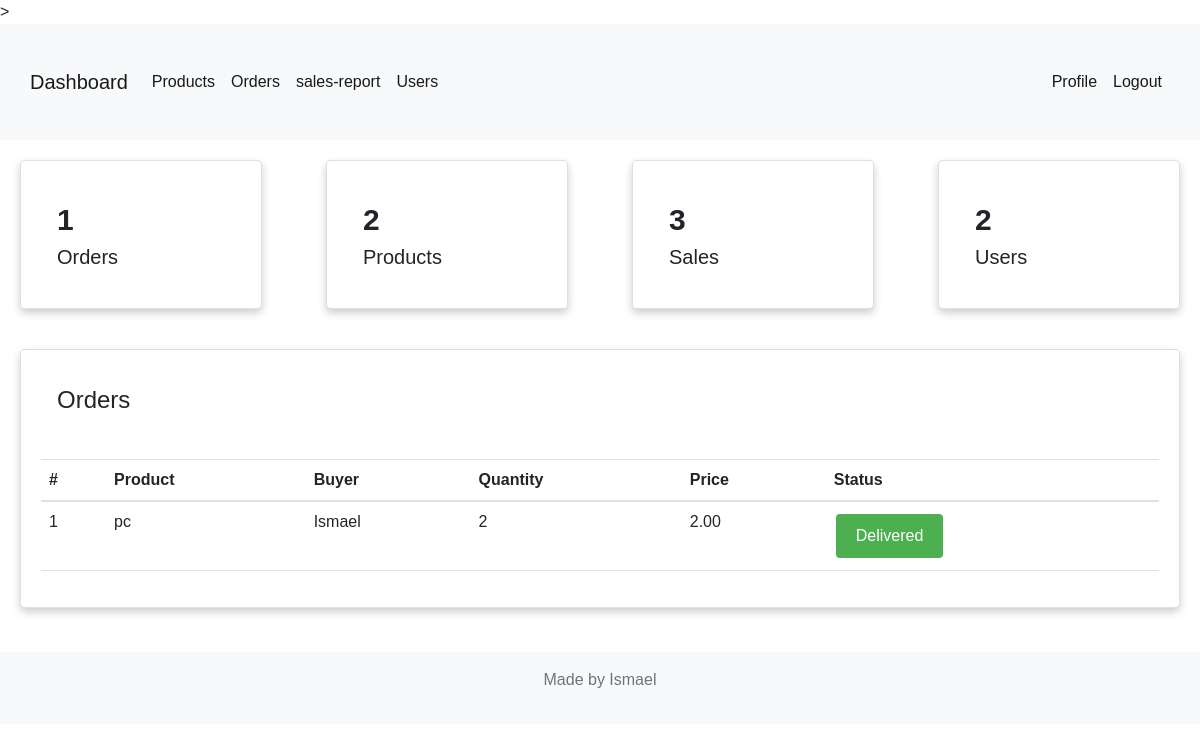
Before: //dash/ (signed in) with the older database file.
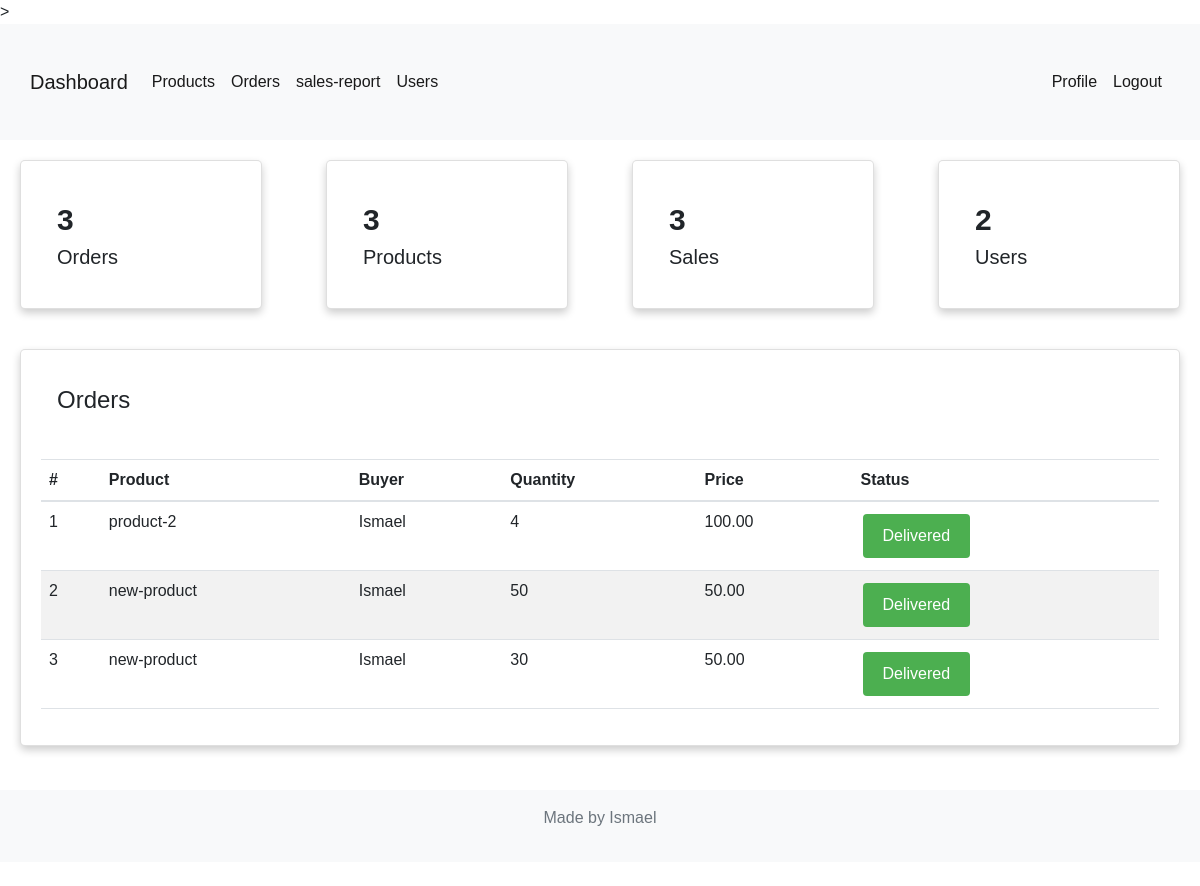
After: the same page with the newer database file.
### stock/models.py (models this page shows, shortened)
class Order(models.Model):
    STATUS_CHOICES = [
        ('Pending', 'Pending'),
        ('Delivered', 'Delivered'),
        ('Cancelled', 'Cancelled'),
    ]
    product = models.ForeignKey(Product, on_delete=models.CASCADE)
    created_by = models.ForeignKey(User, models.CASCADE, null=True)
    quantity = models.IntegerField()
    price = models.DecimalField(max_digits=10, decimal_places=2)
    status = models.CharField(max_length=10,
                              choices=STATUS_CHOICES, default='Pending')
    created_at = models.DateTimeField(auto_now_add=True)
    updated_at = models.DateTimeField(auto_now=True)

class Product(models.Model):
    name = models.CharField(max_length=100, unique=True)  # product name field
    category = models.ForeignKey(Category, on_delete=models.CASCADE)
    description = models.TextField(blank=True, null=True)
    price = models.DecimalField(max_digits=10, decimal_places=2)
    quantity = models.PositiveIntegerField(null=True)
    serial_number = models.CharField(max_length=100, unique=True, default=uuid.uuid4)
    created_at = models.DateTimeField(auto_now_add=True)
    updated_at = models.DateTimeField(auto_now=True)
    def __str__(self):
        return self.name

### stock/views.py (the view)
# urls.py: path("dash/", views.index, name="dash"),
@login_required  # Decorator to ensure the user is authenticated
def index(request):
    users = User.objects.all()
    orders = Order.objects.all()
    products = Product.objects.all()
    reg_users = len(User.objects.all())
    sales = Sale.objects.all()
    order_count = orders.count()
    product_count = len(products)
    sale_count = sales.count()
    if request.method == 'POST':
        form = OrderForm(request.POST)
        if form.is_valid():
            obj = form.save(commit=False)
            obj.customer = request.user
            obj.save()
            return redirect('dashboard-index')
    else:
        form = OrderForm()
    context = {  # Define the context data for the template
        'tittle': "Home",
        'users': users,
        'form': form,
        'orders': orders,
        'products': products,
        'sales': sales,
        'order_count': order_count,
        'product_count': product_count,
        'sale_count': sale_count,
        "count_users": reg_users,
    }
    return render(request, 'stock/index.html', context)

### stock/templates/stock/index.html (shortened to what this page needs)
{% extends 'stock/base.html' %}
{% block content %}
     <div class="row">
        <div class="col-lg-3 col-md-6">
            <div class="card">
                <div class="card-body">
                    <div class="stat-widget-five">
                        <div class="stat-content">
                            <div class="text-left dib">
                                <div class="stat-text"><span class="count">{{ order_count }}</span></div>
                                <div class="stat-heading">Orders</div>
                            </div>
                        </div>
                    </div>
                </div>
            </div>
        </div>
        <div class="col-lg-3 col-md-6">
            <div class="card">
                <div class="card-body">
                    <div class="stat-widget-five">
                        <div class="stat-content">
                            <div class="text-left dib">
                                <div class="stat-text"><span class="count">{{ product_count }}</span></div>
                                <div class="stat-heading">Products</div>
                            </div>
                        </div>
                    </div>
                </div>
            </div>
        </div>
        <div class="col-lg-3 col-md-6">
            <div class="card">
                <div class="card-body">
                    <div class="stat-widget-five">
                        <div class="stat-content">
                            <div class="text-left dib">
                                <div class="stat-text"><span class="count">{{ sale_count }}</span></div>
                                <div class="stat-heading">Sales</div>
                            </div>
                        </div>
                    </div>
                </div>
            </div>
        </div>
        <div class="col-lg-3 col-md-6">
            <div class="card">
                <div class="card-body">
                    <div class="stat-widget-five">
                        <div class="stat-content">
                            <div class="text-left dib">
                                <div class="stat-text"><span class="count">{{ count_users }}</span></div>
                                <div class="stat-heading">Users</div>
                            </div>
                        </div>
                    </div>
                </div>
            </div>
        </div>
    </div>
    <div class="orders">
        <div class="row">
            <div class="col-xl-12">
                <div class="card">
                    <div class="card-body">
                        <h4 class="box-title">Orders </h4>
                    </div>
                    <div class="card-body--">
                        <div class="table-stats order-table ov-h">
                            <table class="table ">
                                <thead>
                                    <tr>
                                        <th class="serial">#</th>
                                        <th>Product</th>
                                        <th>Buyer</th>
                                        <th>Quantity</th>
                                        <th>Price</th>
                                        <th>Status</th>
                                    </tr>
                                </thead>
                                <tbody>
                                    {% if orders %}
                                    {% for order in orders %}
                                    <tr>
                                        <td class="serial">{{ forloop.counter }}</td>
                                        <td>{{ order.product }}</td>
                                        <td>{{ order.created_by }}</td>
                                        <td>{{ order.quantity }}</td>
                                        <td>{{ order.price }}</td>
                                        <td>
                                            {% if order.status == 'Delivered' %}
                                                <a class="btn btn-success" href="">{{ order.status }}</a>
                                            {% else %}
                                                <a class="btn btn-info" href="">{{ order.status }}</a>
                                            {% endif %}
                                        </td>
                                    </tr>
                                    {% endfor %}
                                    {% else %}
                                        <tr><td>No Order Data</td></tr>
                                    {% endif %}
                                </tbody>
                            </table>
                        </div>
                    </div>
                </div>
            </div>
        </div>
    </div>
{% endblock content %}

### stock/templates/stock/base.html (shortened to what this page needs)
<!doctype html>
<html lang="en">
<head>
  <link rel="stylesheet" href="https://stackpath.bootstrapcdn.com/bootstrap/4.5.0/css/bootstrap.min.css">
  <link href="https://cdn.jsdelivr.net/npm/bootstrap@5.2.0-beta1/dist/css/bootstrap.min.css" rel="stylesheet"
>
<lnk rel="stylesheet" href="https://cdn.jsdelivr.net/npm/bootstrap@5.2.3/dist/css/bootstrap.min.css"
integrity="sha384-rbsA2VBKQhggwzxH7pPCaAqO46MgnOM80zW1RWuH61DGLwZJEdK2Kadq2F9CUG65">
<link href="https://cdn.jsdelivr.net/npm/bootstrap@5.1.3/dist/css/bootstrap.min.css" rel="stylesheet">
</head>
<body>
  {% if user.is_authenticated and user.is_staff and user.is_superuser%}
  <nav class="navbar navbar-expand-lg bg-light">
    <div class="container">
      <a class="navbar-brand" href="{% url 'dash' %}">Dashboard</a>
      <div class="collapse navbar-collapse" id="navbarSupportedContent">
        <ul class="navbar-nav me-auto mb-2 mb-lg-0">
          <li class="nav-item">
            <a class="nav-link active" aria-current="page" href="{% url 'products' %}">Products</a>
          </li>
          <li class="nav-item">
            <a class="nav-link active" aria-current="page" href="{% url 'orders' %}">Orders</a>
          </li>
	  <li class="nav-item">
            <a class="nav-link active" aria-current="page" href="{% url 'sales_report' %}">sales-report</a>
          </li>
          <li class="nav-item">
            <a class="nav-link active" aria-current="page" href="{% url 'users' %}">Users</a>
          </li>
        </ul>
        <ul class="navbar-nav ml-auto mb-2 mb-lg-0">
          <li class="nav-item">
            <a class="nav-link active" aria-current="page" href="{% url 'user' %}">Profile</a>
          </li>
          <li class="nav-item">
            <a class="nav-link active" href="{% url 'logout' %}">Logout</a>
          </li>
        </ul>
      </div>
    </div>
  </nav>
  {% endif %}
  {% block content %}{% endblock %}
  <div class="bg-light">
    <footer class="py-3 my-4">
      <p class="text-center text-muted">Made by Ismael</p>
    </footer>
  </div>
</body>
</html>

### stock/templates/stock/base.html (style rules this page uses)
body { font-family: Arial, sans-serif; }
.card { box-shadow: 0 4px 8px 0 rgba(0,0,0,0.2); transition: 0.3s; border-radius: 5px; margin: 20px; padding: 20px; }
.stat-text { font-size: 30px; font-weight: bold; }
.stat-heading { font-size: 20px; }
.table { width: 100%; margin-top: 20px; border-collapse: collapse; }
.table th, .table td { text-align: left; padding: 8px; }
.table tr:nth-child(even) { background-color: #f2f2f2; }
.btn-success { color: white; background-color: #4CAF50; border: none; padding: 10px 20px; text-align: center; text-decoration: none; display: inline-block; font-size: 16px; margin: 4px 2px; cursor: pointer; }
body { font-family: 'Helvetica', 'Arial', sans-serif; }
.container { max-width: 1200px; padding: 30px; }

Changed rows visible on the page:
removed Order: product "pc", created_by "Ismael", quantity "2", price "2.00", status "Delivered"
added Order: product "product-2", created_by "Ismael", quantity "4", price "100.00", status "Delivered"
added Order: product "new-product", created_by "Ismael", quantity "50", price "50.00", status "Delivered"
added Order: product "new-product", created_by "Ismael", quantity "30", price "50.00", status "Delivered"
Other visible differences:
{{ order_count }}: "1" → "3"
{{ product_count }}: "2" → "3"
